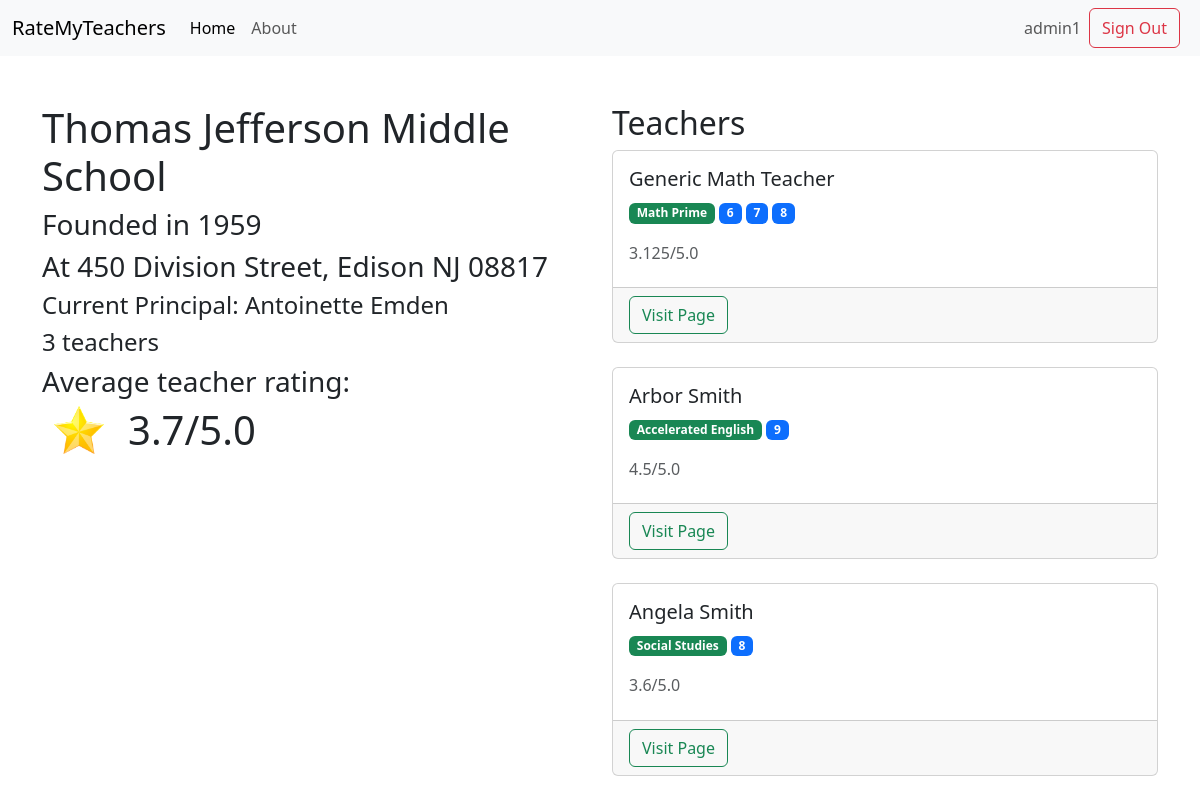
The page /info/school/1 (signed in) on the database its author committed.
### school_teachers/models.py (models this page shows, shortened)
class School(models.Model):
    name = models.CharField(max_length=200)
    teachers = models.ManyToManyField('Teacher', blank=True, related_name='teachers')
    year_founded = models.IntegerField(blank=True)
    address = models.CharField(max_length=400, blank=True)
    principal = models.CharField(max_length=200, blank=True)

class Teacher(models.Model):
    name = models.CharField(max_length=200)
    teaching = models.CharField(max_length=200, blank=True)
    classes = models.JSONField(blank=True, default=list)
    grades = models.JSONField(blank=True, default=list)
    school = models.ForeignKey(School, on_delete=models.CASCADE)
    overall_rating = models.FloatField(blank=True, default=5.0)
    comments = models.JSONField(blank=True, default=list)

### school_teachers/views.py (the view)
# urls.py: path("school/<int:school_id>", views.school_info, name="register")
def school_info(request, school_id):
    try:
        school = School.objects.get(id=school_id)
    except School.DoesNotExist:
        return render(request, "base/404.html", status=404)
    context = {
        "school": school.name,
        "year_founded": school.year_founded if school.year_founded else "N/A",
        "address": school.address if school.address else "N/A",
        "principal": school.principal if school.principal else "N/A",
        "teachers": school.teachers.all(),
        "how_many_teachers": len(school.teachers.all()),
        "average_teacher_school_rating":
            round(sum([x.overall_rating for x in school.teachers.all()]) / len(school.teachers.all()), 1)
        }
    return render(request, "school_teachers/school_info.html", context=context)

### templates/school_teachers/school_info.html
{% extends "base/base.html" %}
{% load crispy_forms_tags %}
{% block content %}
    <br><br>
    <div class="container text-left">
        <div class="row">
            <div class="col">
                <h1>{{ school }}</h1>
                <h3>Founded in {{ year_founded }}</h3>
                <h3>At {{ address }}</h3>
                <h4>Current Principal: {{ principal }}</h4>
                <h4>{{ how_many_teachers }} teachers</h4>
                <h3>Average teacher rating:</h3>
                <div style="display: inline-block">
                    <div class="container text-center">
                        <div class="row">
                            <div class="col">
                                <img src="/static/favicon.png" width="50px" alt="star">
                            </div>
                            <div class="col">
                                <h1>{{ average_teacher_school_rating }}/5.0</h1>
                            </div>
                        </div>
                    </div>
                </div>
            </div>
            <div class="col">
                <h2>Teachers</h2>
                {% for teacher in teachers %}
                    <div class="card">
                        <div class="card-body">
                            <h5 class="card-title">{{ teacher.name }}</h5>
                            {% for class in teacher.classes %}
                                <span class="badge text-bg-success" style="">{{ class }}</span>
                            {% endfor %}
                            {% for grade in teacher.grades %}
                                <span class="badge text-bg-primary" style="">{{ grade }}</span>
                            {% endfor %}
                            <br><br>
                            <h6 class="card-subtitle mb-2 text-muted">{{ teacher.overall_rating }}/5.0</h6>
                        </div>
                        <div class="card-footer text-body-secondary">
                            <button class="btn btn-outline-success"
                                    onclick="document.location.href = '/info/teacher/{{ teacher.id }}'">Visit Page
                            </button>
                        </div>
                    </div>
                    <br>
                {% endfor %}
            </div>
        </div>
    </div>
{% endblock %}

### templates/base/base.html (shortened to what this page needs)
<!DOCTYPE html>
<html lang="en">
<head>
    <link href="https://cdn.jsdelivr.net/npm/bootstrap@5.3.0/dist/css/bootstrap.min.css" rel="stylesheet"
>
</head>
<body>
<nav class="navbar navbar-expand-lg bg-body-tertiary">
    <div class="container-fluid">
        <a class="navbar-brand" href="/">RateMyTeachers</a>
        <div class="collapse navbar-collapse" id="navbarSupportedContent">
            <ul class="navbar-nav me-auto mb-2 mb-lg-0">
                <li class="nav-item">
                    <a class="nav-link active" aria-current="page" href="#">Home</a>
                </li>
                <li class="nav-item">
                    <a class="nav-link" href="#">About</a>
                </li>
            </ul>
            <form class="d-flex">
                {% if not user.is_authenticated %}
                    <button class="btn btn-outline-success me-2" type="button"
                            onclick="document.location.href = '/accounts/login'">Sign In
                    </button>
                    <button class="btn btn-sm btn-outline-secondary" type="button"
                            onclick="document.location.href = '/accounts/register'">Register
                    </button>
                {% else %}
                    <span class="navbar-text me-2">
                        {{ user.username }}
                    </span>
                    <button class="btn btn-outline-danger me-2" type="button"
                            onclick="document.location.href = '/accounts/logout'">Sign Out
                    </button>
                {% endif %}
            </form>
        </div>
    </div>
</nav>
{% block content %}
{% endblock %}
</body>
</html>

### rows shown on the page
School: name "Thomas Jefferson Middle School", address "450 Division Street, Edison NJ 08817", principal "Antoinette Emden"
Teacher: name "Generic Math Teacher", classes "Math Prime", grades "6" "7" "8", overall_rating "3.125"
Teacher: name "Arbor Smith", classes "Accelerated English", grades "9", overall_rating "4.5"
Teacher: name "Angela Smith", classes "Social Studies", grades "8", overall_rating "3.6"

### other values the page prints
{{ user.username }} "admin1"
{{ year_founded }} "1959"
{{ how_many_teachers }} "3"
{{ average_teacher_school_rating }} "3.7"
